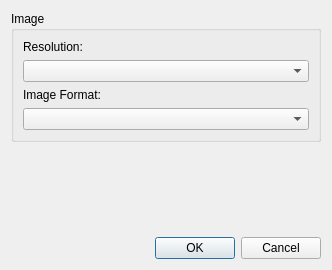
<?xml version="1.0" encoding="UTF-8"?>
<ui version="4.0">
 <class>ImageSettingsUi</class>
 <widget class="QDialog" name="ImageSettingsUi">
  <property name="geometry">
   <rect>
    <x>0</x>
    <y>0</y>
    <width>332</width>
    <height>270</height>
   </rect>
  </property>
  <property name="windowTitle">
   <string>Image Settings</string>
  </property>
  <layout class="QGridLayout" name="gridLayout">
   <item row="0" column="0">
    <widget class="QGroupBox" name="groupBox_2">
     <property name="title">
      <string>Image</string>
     </property>
     <layout class="QGridLayout" name="gridLayout_2">
      <item row="2" column="0" colspan="2">
       <widget class="QLabel" name="label_6">
        <property name="text">
         <string>Image Format:</string>
        </property>
       </widget>
      </item>
      <item row="0" column="0" colspan="2">
       <widget class="QLabel" name="label_8">
        <property name="text">
         <string>Resolution:</string>
        </property>
       </widget>
      </item>
      <item row="3" column="0" colspan="2">
       <widget class="QComboBox" name="imageCodecBox"/>
      </item>
      <item row="1" column="0" colspan="2">
       <widget class="QComboBox" name="imageResolutionBox"/>
      </item>
     </layout>
    </widget>
   </item>
   <item row="1" column="0">
    <spacer name="verticalSpacer">
     <property name="orientation">
      <enum>Qt::Vertical</enum>
     </property>
     <property name="sizeHint" stdset="0">
      <size>
       <width>20</width>
       <height>14</height>
      </size>
     </property>
    </spacer>
   </item>
   <item row="2" column="0">
    <widget class="QDialogButtonBox" name="buttonBox">
     <property name="orientation">
      <enum>Qt::Horizontal</enum>
     </property>
     <property name="standardButtons">
      <set>QDialogButtonBox::Cancel|QDialogButtonBox::Ok</set>
     </property>
    </widget>
   </item>
  </layout>
 </widget>
 <resources/>
 <connections>
  <connection>
   <sender>buttonBox</sender>
   <signal>accepted()</signal>
   <receiver>ImageSettingsUi</receiver>
   <slot>accept()</slot>
   <hints>
    <hint type="sourcelabel">
     <x>322</x>
     <y>272</y>
    </hint>
    <hint type="destinationlabel">
     <x>44</x>
     <y>230</y>
    </hint>
   </hints>
  </connection>
  <connection>
   <sender>buttonBox</sender>
   <signal>rejected()</signal>
   <receiver>ImageSettingsUi</receiver>
   <slot>reject()</slot>
   <hints>
    <hint type="sourcelabel">
     <x>405</x>
     <y>262</y>
    </hint>
    <hint type="destinationlabel">
     <x>364</x>
     <y>227</y>
    </hint>
   </hints>
  </connection>
 </connections>
</ui>
